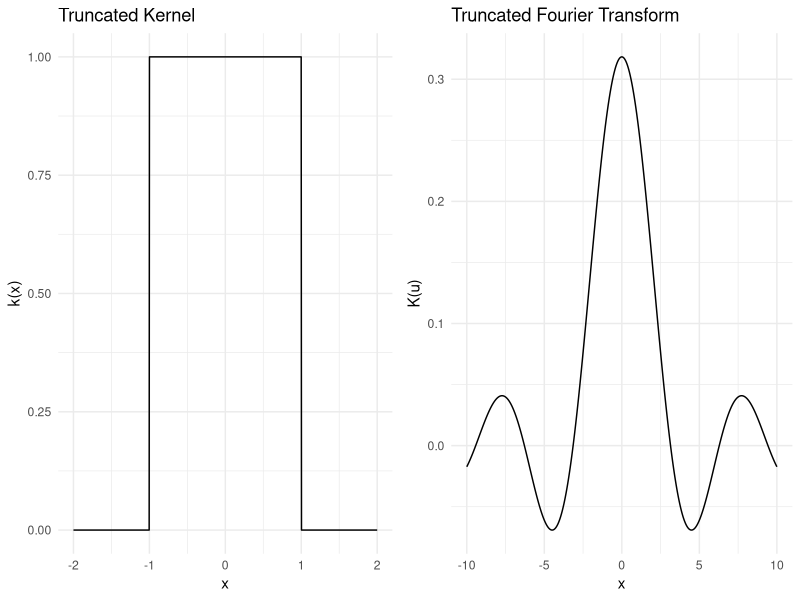
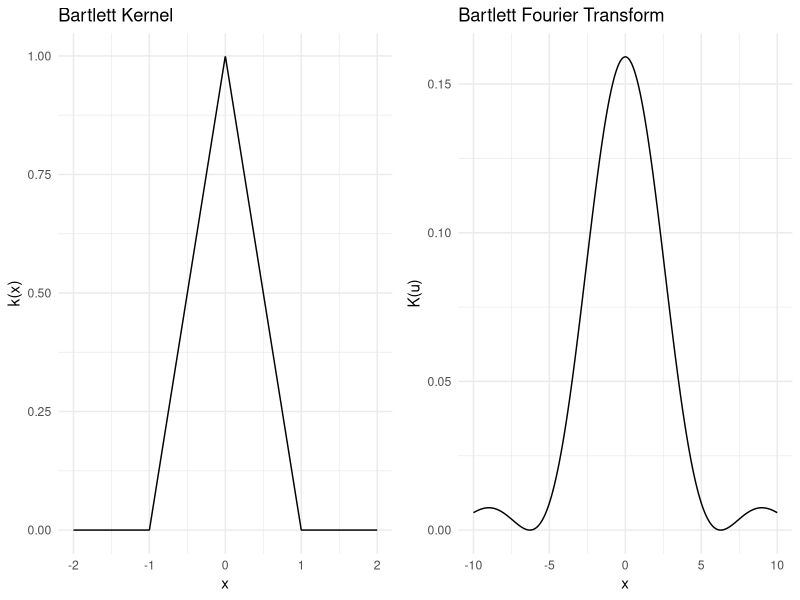
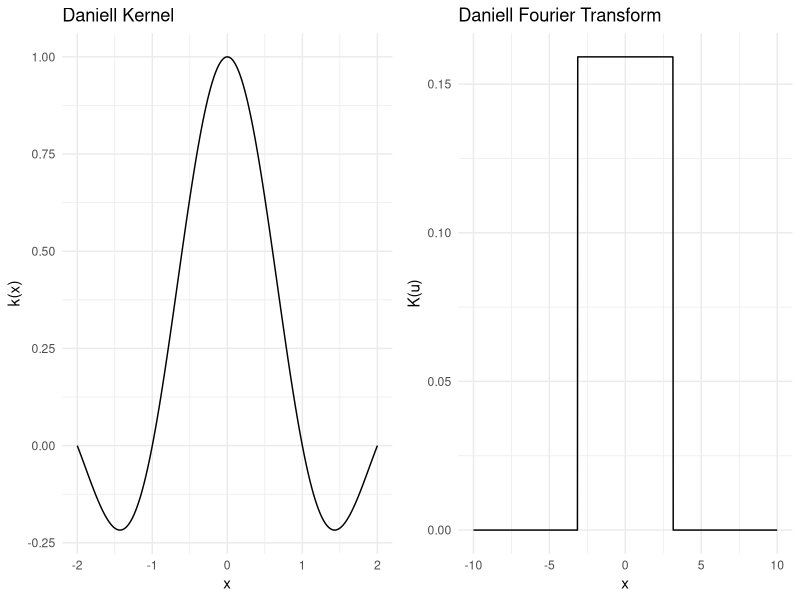
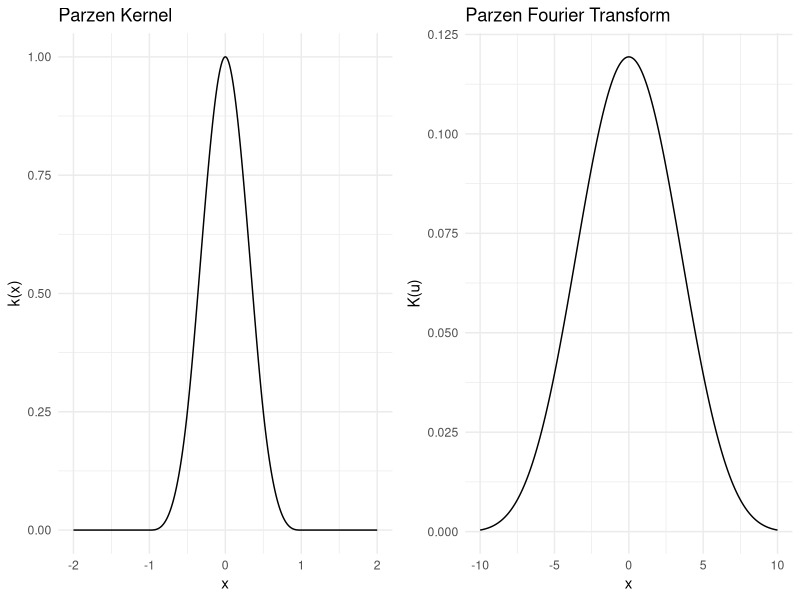
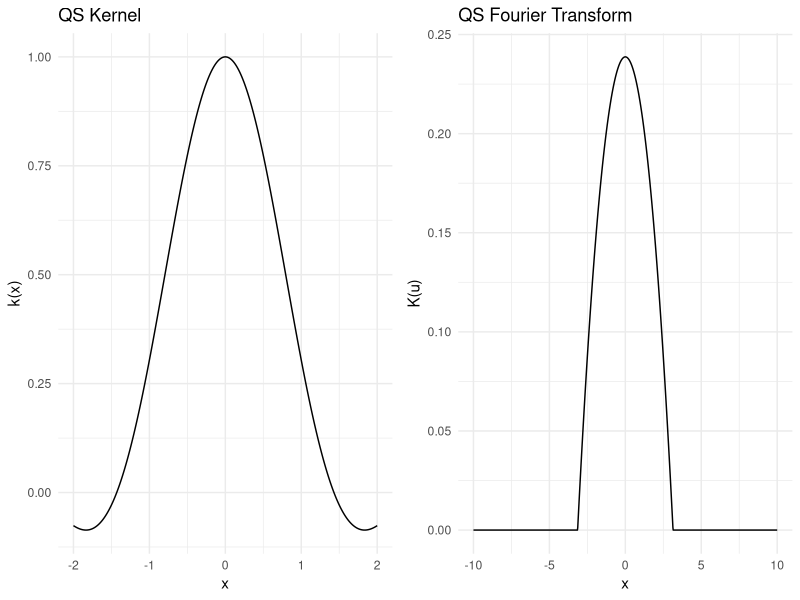
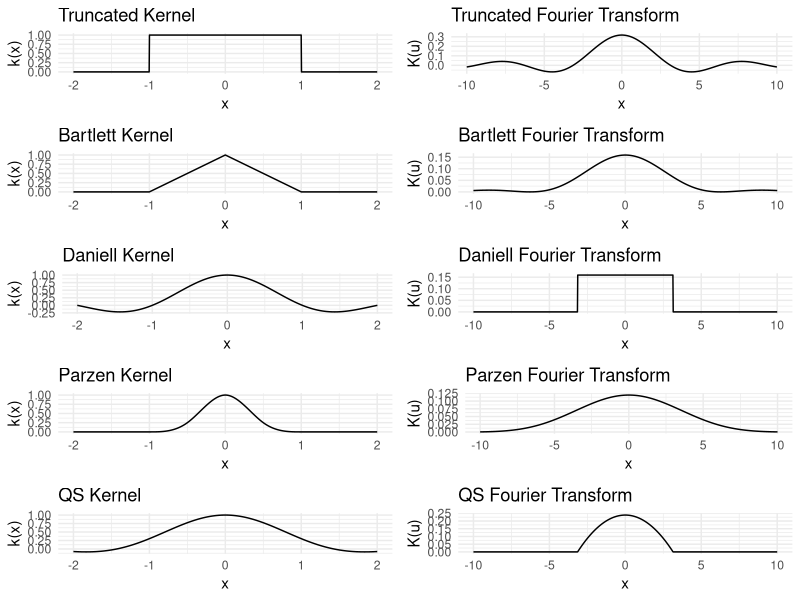

R code for these plots, in order:
##########################################################################################
# Kernel Functions and Their Fourier Transforms: Plotting and Saving
##########################################################################################

# Set working directory to the folder where this script is saved (only works in RStudio)
if (requireNamespace("rstudioapi", quietly = TRUE)) {
  setwd(dirname(rstudioapi::getActiveDocumentContext()$path))
}

# Clear the environment
rm(list = ls())

# Load required libraries
# install.packages(c("ggplot2", "gridExtra"))  # Uncomment if needed
library(ggplot2)
library(gridExtra)

##########################################################################################
# 1. Define Kernel Functions and Their Fourier Transforms
##########################################################################################

# Define kernel functions
kernels <- list(
  Truncated = function(x) ifelse(abs(x) <= 1, 1, 0),
  Bartlett  = function(x) ifelse(abs(x) <= 1, 1 - abs(x), 0),
  Daniell   = function(x) ifelse(x == 0, 1, sin(pi * x) / (pi * x)),
  Parzen    = function(x) ifelse(abs(x) <= 0.5, 1 - 6 * x^2 + 6 * abs(x)^3,
                                 ifelse(abs(x) <= 1, 2 * (1 - abs(x))^3, 0)),
  QS        = function(x) 3 / (pi * x)^2 * (sin(pi * x) / (pi * x) - cos(pi * x))
)

# Define Fourier transforms
fourier_transforms <- list(
  Truncated = function(u) (1 / pi) * (sin(u) / u),
  Bartlett  = function(u) (1 / (2 * pi)) * (sin(u / 2) / (u / 2))^2,
  Daniell   = function(u) (1 / (2 * pi)) * ifelse(abs(u) <= pi, 1, 0),
  Parzen    = function(u) (3 / (8 * pi)) * (sin(u / 4) / (u / 4))^4,
  QS        = function(u) (3 / (4 * pi)) * (1 - (u / pi)^2) * ifelse(abs(u) <= pi, 1, 0)
)

##########################################################################################
# 2. Generate Sequences for Plotting
##########################################################################################

x_seq <- seq(-2, 2, length.out = 1000)
u_seq <- seq(-10, 10, length.out = 1000)

##########################################################################################
# 3. Create Combined Kernel and Fourier Transform Plots
##########################################################################################

combined_plots <- lapply(names(kernels), function(name) {
  
  # Prepare data
  kernel_data <- data.frame(x = x_seq, y = sapply(x_seq, kernels[[name]]))
  fourier_data <- data.frame(x = u_seq, y = sapply(u_seq, fourier_transforms[[name]]))
  
  # Create kernel plot
  kernel_plot <- ggplot(kernel_data, aes(x, y)) +
    geom_line() +
    ggtitle(paste(name, "Kernel")) +
    ylab("k(x)") +
    theme_minimal()
  
  # Create Fourier transform plot
  fourier_plot <- ggplot(fourier_data, aes(x, y)) +
    geom_line() +
    ggtitle(paste(name, "Fourier Transform")) +
    ylab("K(u)") +
    theme_minimal()
  
  # Combine side-by-side
  grid.arrange(kernel_plot, fourier_plot, ncol = 2)
})

##########################################################################################
# 4. Save All Plots into One PNG File
##########################################################################################

# Save the combined grid of plots
png("kernel_and_fourier_transforms.png", width = 1200, height = 2400)
do.call(grid.arrange, c(combined_plots, ncol = 1))
dev.off()

# Also display the combined grid
do.call(grid.arrange, c(combined_plots, ncol = 1))
